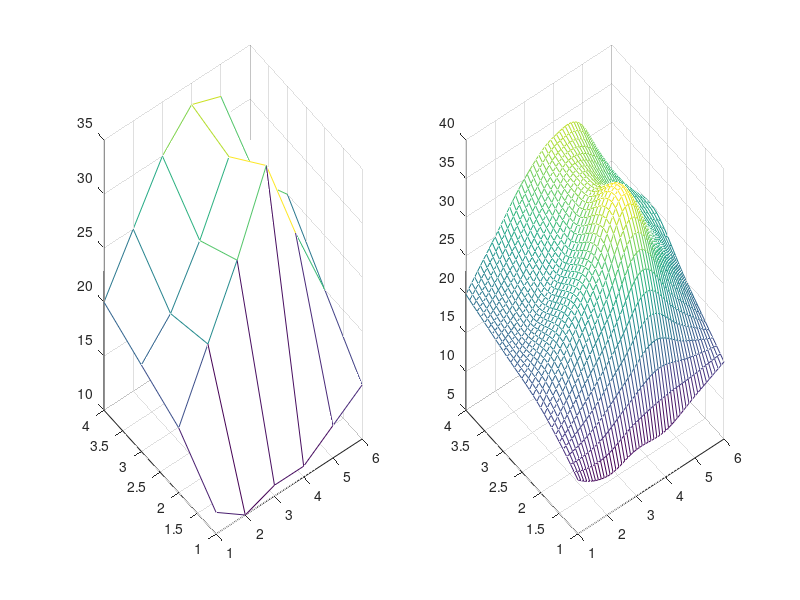

Recreate this plot in MATLAB.
function TheInter()
    x=1:6;
    y=1:4;
    t=[12,10,11,11,13,15
       16,22,28,35,27,20
       18,21,26,32,28,25;
       20,25,30,33,32,20];
    subplot(1,2,1);
    mesh(x,y,t);
    x1=1:0.1:6;
    y1=1:0.1:4;
    [x2,y2]=meshgrid(x1,y1);
    t1=interp2(x,y,t,x2,y2,'cubic');
    subplot(1,2,2);
    mesh(x1,y1,t1);
end

